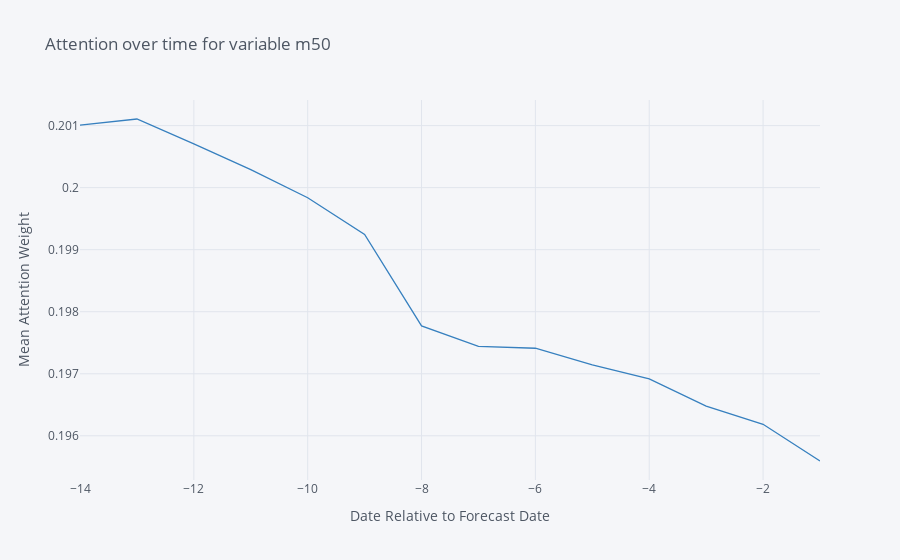

This figure's notebook cell:
### Code cell
plot_historical_attention_weight(interpretability_weight, index=2, name="m50")

### Figure 1 — Plotly figure (JSON) as saved in the notebook; plotly's stock layout.template omitted (floating-point values rounded to 4 significant figures)
{"data": [{"line": {"color": "rgba(55, 128, 191, 1.0)", "dash": "solid", "shape": "linear", "width": 1.3}, "mode": "lines", "name": "m50", "text": "", "type": "scatter", "x": [-14, -13, -12, -11, -10, -9, -8, -7, -6, -5, -4, -3, -2, -1], "y": [0.201, 0.2011, 0.2007, 0.2003, 0.1998, 0.1992, 0.1978, 0.1974, 0.1974, 0.1971, 0.1969, 0.1965, 0.1962, 0.1956]}], "layout": {"legend": {"bgcolor": "#F5F6F9", "font": {"color": "#4D5663"}}, "paper_bgcolor": "#F5F6F9", "plot_bgcolor": "#F5F6F9", "title": {"font": {"color": "#4D5663"}, "text": "Attention over time for variable m50"}, "xaxis": {"gridcolor": "#E1E5ED", "showgrid": true, "tickfont": {"color": "#4D5663"}, "title": {"font": {"color": "#4D5663"}, "text": "Date Relative to Forecast Date"}, "zerolinecolor": "#E1E5ED"}, "yaxis": {"gridcolor": "#E1E5ED", "showgrid": true, "tickfont": {"color": "#4D5663"}, "title": {"font": {"color": "#4D5663"}, "text": "Mean Attention Weight"}, "zerolinecolor": "#E1E5ED"}}}
